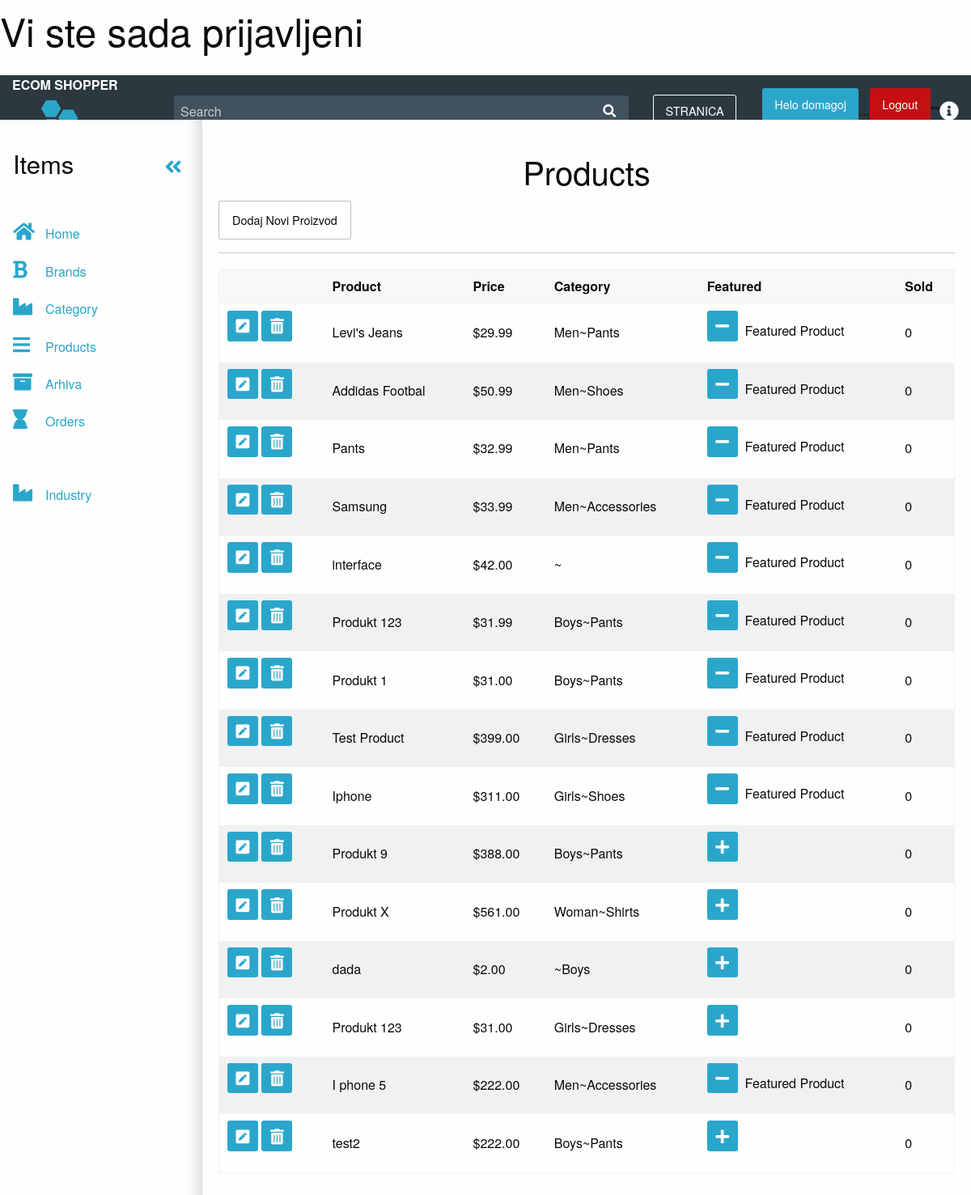
Page /admin/products.php (signed in) on the committed database.
### tables this page shows
CREATE TABLE `korisnik` (
  `id` int(11) NOT NULL,
  `full_name` varchar(255) NOT NULL,
  `email` varchar(175) NOT NULL,
  `password` varchar(255) NOT NULL,
  `datum_prijave` datetime NOT NULL DEFAULT CURRENT_TIMESTAMP,
  `zadnja_prijava` date NOT NULL,
  `permissions` varchar(255) NOT NULL
);

CREATE TABLE `products` (
  `id` int(11) NOT NULL,
  `title` varchar(255) NOT NULL,
  `price` decimal(10,2) NOT NULL,
  `list_price` decimal(10,2) NOT NULL,
  `brand` int(11) NOT NULL,
  `categories` varchar(255) NOT NULL,
  `image` varchar(255) NOT NULL,
  `description` text NOT NULL,
  `featured` tinyint(4) NOT NULL DEFAULT '0',
  `sizes` text NOT NULL,
  `deleted` tinyint(4) NOT NULL DEFAULT '0'
);

CREATE TABLE `categories` (
  `id` int(11) NOT NULL,
  `category` varchar(255) NOT NULL,
  `parent` int(11) NOT NULL
);

### admin/products.php (the view, shortened to what this page needs)
<?php
include_once "../konfiguracija.php";
include 'includes/head.php';
$dbpath='';
if(isset($_GET['add']) || isset($_GET['edit'])){
$brandQuery= $veza->prepare("SELECT * FROM brand ORDER BY brand;");
$brandQuery->execute();
$parentQuery =$veza->prepare("SELECT* FROM categories WHERE parent = 0 ORDER BY category;");
$parentQuery->execute();
$title = ((isset($_POST['title']) && $_POST['title'] !='')?sanitize($_POST['title']):'');
$brand = ((isset($_POST['brand']) && !empty($_POST['brand']))?sanitize($_POST['brand']):'');
$parent = ((isset($_POST['parent']) && !empty($_POST['parent']))?sanitize($_POST['parent']):'');
$category = ((isset($_POST['child']))&& !empty ($_POST['child'])?sanitize($_POST['child']): '');
$price = ((isset($_POST['price']) && $_POST['price'] !='')?sanitize($_POST['price']):'');
$list_price = ((isset($_POST['list_price']) && $_POST['list_price'] !='')?sanitize($_POST['list_price']):'');
$description = ((isset($_POST['description']) && $_POST['description'] !='')?sanitize($_POST['description']):'');
$sizes = ((isset($_POST['sizes']) && $_POST['sizes'] !='')?sanitize($_POST['sizes']):'');
$saved_image = '';
if(isset($_GET['edit'])){
    $edit_id = (int)$_GET['edit'];
    $productResults = $veza->prepare("SELECT * FROM products WHERE id = '$edit_id';");
    $productResults->execute();
      $product=$productResults->fetch(PDO::FETCH_ASSOC);
      if (isset($_GET['delete_image'])){
      $image_url = $_SERVER['DOCUMENT_ROOT'].$product['image']; echo $image_url;
      unlink($image_url);
      $izrazDel= $veza->prepare("UPDATE products SET image = ''WHERE id = '$edit_id';");
      $izrazDel->execute();
      header('Location: products.php?edit='.$edit_id);
      }
      $category = ((isset($_POST['child']) && $_POST['child'] != '')?sanitize($_POST['child']):$product['categories']);
      $title = ((isset($_POST['title']) && $_POST['title'] != '')?sanitize($_POST['title']):$product['title']);
      $brand = ((isset($_POST['brand']) && $_POST['brand'] != '')?sanitize($_POST['brand']):$product['brand']);
      $parentIzraz = $veza->prepare ("SELECT * FROM categories WHERE id = '$category';");
      $parentIzraz->execute();
      $parentResult=$parentIzraz->fetch(PDO::FETCH_ASSOC);
      $parent = ((isset($_POST['parent']) && $_POST['parent'] != '')?sanitize($_POST['parent']):$parentResult['parent']);
      $price = ((isset($_POST['price']) && $_POST['price'] != '')?sanitize($_POST['price']):$product['price']);
      $list_price = ((isset($_POST['list_price']) && $_POST['list_price'] != '')?sanitize($_POST['list_price']):$product['list_price']);
      $description = ((isset($_POST['description']) && $_POST['description'] != '')?sanitize($_POST['description']):$product['description']);
      $sizes = ((isset($_POST['sizes']) && $_POST['sizes'] != '')?sanitize($_POST['sizes']):$product['sizes']);
      $saved_image = (($product['image'] !='')?$product['image']:'');
      $dbpath = $saved_image;
     }
if($_POST){
$price = ((isset($_POST['price']) && $_POST['price'] !='')?sanitize($_POST['price']):'');
$list_price = ((isset($_POST['list_price']) && $_POST['list_price'] !='')?sanitize($_POST['list_price']):'');
$description = ((isset($_POST['description']) && $_POST['description'] !='')?sanitize($_POST['description']):'');
$sizes = ((isset($_POST['sizes']) && $_POST['sizes'] !='')?sanitize($_POST['sizes']):'');
$sizes=rtrim($sizes,',');
$saved_image = '' ;
  $erros= array();
  $required = array('title','brand','price','parent','child');
   foreach($required as $field){
     if($_POST[$field]==''){
       $errors[]= 'All fields With and Astrisk are required.';
       break;
     }
   }
   if(!empty($_FILES)){
    $photo = $_FILES['photo'];
    $name = $photo['name'];
    $nameArray = explode('.',$name);
    $fileName = $nameArray[0];
    $fileExt = $nameArray[1];
    $mime = explode('/',$photo['type']);
    $mimeType = $mime[0];
    $mimeExt = $mime[1];
    $tmpLoc = $photo['tmp_name'];
    $fileSize = $photo['size'];
    $allowed = array ('png','jpg','jpeg','gif');
    $uploadName = md5(microtime()).'.'.$fileExt;
    $uploadPath = BASEURL.'images/products/'.$uploadName;
    $dbpath = '/E-Shop/images/products/'.$uploadName;
        if ($mimeType != 'image') {
          $errors [] ='The file must be an image.' ;
           }
           if (!in_array($fileExt, $allowed)) {
             $errors[] = 'The file extension must be a png,jpg,jpeg, or gif.';
           }
           if($fileSize > 15000000){
             $errors[] = 'The file size must be under 15MB.';
           }
           if ($fileExt != $mimeExt && ($mimeExt == 'jpg' && $fileExt != 'jpg')) {
                $errors [] = 'File extension does not match the file.';
           }
        }
       if (!empty($errors)){
         echo display_errors($errors);
       } else {
           move_uploaded_file($tmpLoc,$uploadPath);
           $insertSql=$veza->prepare("INSERT INTO products (`title`,`price`,`list_price`,`brand`,`categories`,`sizes`,`image`,`description`)
           VALUES ('$title','$price','$list_price','$brand','$category','$sizes','$dbpath','$description');");
           if(isset($_GET['edit'])){
           $insertSql = $veza->prepare("UPDATE products SET title = '$title',price='$price',list_price ='$list_price',
           brand= '$brand',categories='$category',sizes='$sizes',image='$dbpath', description= '$description'
           WHERE id='$edit_id';");
      }
       $insertSql->execute();
       header('Location: products.php');
   }
}
?>
<h2 class ="text-center"><?=((isset($_GET['edit']))?'Edit':'Add A New');?> Product</h2><hr>
<form action ="products.php?<?=((isset($_GET['edit']))?'edit='.$edit_id:'add=1');?>" method="POST" enctype="multipart/form-data" >
  <div class="row">
   <div class="small-6 large-6 columns ">
     <label for="title">Title*:
        <input type="text" name="title" class="former" id="title" placeholder="large-12.columns" value="<?=$title;?>"/>
      </label>
    </div>
    <div class="small-6 large-6 columns">
       <label for="brand">Brand*: </label>
       <select class="form-group" id="brand" name="brand">
            <option value=""<?=(($brand=='')?' selected':'');?>></option>
            <?php  while ($_brand= $brandQuery->fetch(PDO::FETCH_ASSOC)): ?>
          <option value="<?=$_brand['id'];?>"<?=(($brand== $_brand ['id'])?' selected':'');?>><?=$_brand['brand'];?></option>
          <?php endwhile; ?>
       </select>
</div>
    <div class="small-6 large-6 columns ">
      <label for="parent">Parent Category*:
         <select class="form-group" id="parent" name="parent">
         <option value =""<?=(($parent== '')?' selected':'');?>></option>
         <?php while($_parent = $parentQuery->fetch(PDO::FETCH_ASSOC)): ?>
           <option value="<?=$_parent['id'];?>"<?=(($parent == $_parent['id'])?' selected':'');?>><?=$_parent['category'];?></option>
         <?php endwhile; ?>
       </label>
       </select>
     </div>
     <div class="small-6 large-6 columns">
       <label for="child">Child Category:*</label>
   			<select id="child" name="child" class="form-control">
   </select>
     </div>
       <div class="small-6 large-4 columns ">
       <label for="price">Price*: </label>
       <input type="text" id="price" name="price" class="form-control" value="<?=$price;?>">
 </div>
 <div class="small-6 large-4 columns ">
 <label for="list_price">List Price: </label>
 <input type="text" id="list_price" name="list_price" class="form-control" value="<?=$list_price;?>">
</div>
<div class="small-6 large-4 columns ">
  <label>Quantity & Sizes*: </label>
 <button class="button" id="kol">Quantity & Sizes</button>
</div>
<div class="small-6 large-4 columns ">
<label for ="sizes">Sizes & Qty Preview</label>
<input type="text" class="form-control" name="size" id="sizes" value="<?=$sizes;?>"readonly>
</div>
<div class="small-12 large-4 columns ">
  <?php if($saved_image != ''):?>
    <div class="savedimg">
       <img src="<?=$saved_image;?>"alt="saved image"/><br><br>
        <a href="products.php?delete_image=1&edit=<?=$edit_id;?>" class="button label alert">Delete Image</a>
    </div>
<?php else: ?>
   <label for="photo">Product Photo:</label>
 <input type="file" name="photo" id="photo" class="form-control">
<?php endif;?>
</div>
<div class="small-12 large-4 columns">
  <label for ="description">Description:</label>
  <textarea id="description" name="description" class="form-control" rows="6"><?=$description;?></textarea>
</div>
<a href="products.php" class="button">Cancel</a>
<div class="small-6 large-3 columns ">
<input type="submit" value="<?=((isset($_GET['edit']))?'Edit':'Add');?> Product" class="button  " >
</div>
<input type="hidden" name="qtyandsizes" id="qtyandsizes" />
</form>
<div class="reveal" id="sizesModal" data-reveal data-animation-in="fade-in" data-options="closeOnClick:false;closeOnEsc:false;"  data-animation-out="fade-out" >
<label for ="">Sizes & Qty</label>
<div class="row">
  <?php for($i=1;$i<=12;$i++): ?>
       <div class="small-4 medium-4 columns ">
          <label for= "size_<?=$i;?>">Size:</label>
          <input type="text"  id="size_<?=$i;?>" value ="<?=((!empty($sArray[$i-1]))?$sArray[$i-1]:'');?>">
       </div>
        <div class="small-2 medium-2 columns ">
           <label for= "qty_<?=$i;?>">Quantity:</label>
           <input type="number"  id="qty_<?=$i;?>" value ="" min="0">
       </div>
  <?php endfor; ?>
</div>
  <button class="close-button" data-close aria-label="Close reveal" type="button">
    <span aria-hidden="true">&times;</span>
</button>
  <button class="button"  id="saveChangesSizes"> Save Changes
   </button>
</div>
<?php }else{
$format = new NumberFormatter("en_US",NumberFormatter::CURRENCY);
$izraz = $veza->prepare("SELECT * FROM products WHERE deleted = 0;");
$presults= $izraz->execute();
?>
<div class="app-dashboard shrink-medium">
  <div class="row expanded app-dashboard-top-nav-bar">
    <div class="columns medium-2">
      <a class="app-dashboard-logo" data-toggle="app-dashboard-sidebar">ECOM shopper</a>
      <h3 class="site-logo"data-toggle="app-dashboard-sidebar">  <a href="index.php"><img src="<?php echo $putanjaApp;?>logo/sign.png"></a></h3>
    </div>
    <div class="columns show-for-medium">
      <div class="app-dashboard-search-bar-container">
        <input class="app-dashboard-search" type="search" placeholder="Search">
        <i class="app-dashboard-search-icon fa fa-search"></i>
      </div>
    </div>
    <div class="columns shrink app-dashboard-top-bar-actions">
    <a href="../index.php">   <button  class="button hollow">STRANICA</button>
      <a href="#" class="button" >Helo <?=$user_data['first'];?></a> ...
          <a href="logout.php" class="button alert" >Logout</a> ""
      <a href="#" height="30" width="30" alt=""><i class="fa fa-info-circle"></i></a>
    </div>
  </div>
  <div class="app-dashboard-body off-canvas-wrapper">
    <div id="app-dashboard-sidebar" class="app-dashboard-sidebar position-left off-canvas off-canvas-absolute reveal-for-medium" data-off-canvas>
      <div class="app-dashboard-sidebar-title-area">
        <div class="app-dashboard-close-sidebar">
          <h3 class="app-dashboard-sidebar-block-title">Items</h3>
          <button id="close-sidebar" data-app-dashboard-toggle-shrink class="app-dashboard-sidebar-close-button show-for-medium" aria-label="Close menu" type="button">
            <span aria-hidden="true"><a href="#"><i class="large fa fa-angle-double-left"></i></a></span>
          </button>
        </div>
      </div>
      <div class="app-dashboard-sidebar-inner">
        <ul class="menu vertical">
          <li><a href="index.php" class="is-active">
            <i class="large fa fa-home"></i><span class="app-dashboard-sidebar-text">Home</span>
          </a></li>
          <li><a href="brands.php" class="is-active">
            <i class="large fa fa-bold"></i><span class="app-dashboard-sidebar-text">Brands</span>
          </a></li>
          <li><a href="categories.php">
            <i class="large fa fa-industry"></i><span class="app-dashboard-sidebar-text">Category</span>
          </a></li>
          <li><a href="products.php" class="is-active">
            <i class="large fa fa-bars"></i><span class="app-dashboard-sidebar-text">Products</span>
          </a></li>
          <li><a href="archived.php">
            <i class="large fa fa-archive"></i><span class="app-dashboard-sidebar-text">Arhiva</span>
          </a></li>
          <li><a>
            <i class="large fa fa-hourglass"></i><span class="app-dashboard-sidebar-text">Orders</span>
          </a></li>
          <li><a href="#" class="is-active">
          </a></li>
          <li><a>
          </a></li>
          <li><a href="industry.php">
            <i class="large fa fa-industry"></i><span class="app-dashboard-sidebar-text">Industry</span>
          </a></li>
        </ul>
      </div>
    </div>
    <div class="app-dashboard-body-content off-canvas-content" data-off-canvas-content>
      <h2 class="text-center">Products</h2>
      <a href="products.php?add=1" class="button float-left callout clearfix" id="">Dodaj Novi Proizvod</a>
      <hr>
<table class="table">
  <thead>
    <tr>
      <th></th>
      <th>Product</th>
      <th>Price</th>
      <th>Category</th>
      <th>Featured</th>
      <th>Sold</th>
    </tr>
  </thead>
  <tbody>
     <?php   while ($product = $izraz->fetch(PDO::FETCH_ASSOC)):
             $childId = $product['categories'];
              $catSql = $veza->prepare("SELECT * FROM categories WHERE id='$childId';");
              $result= $catSql->execute();
              $child = $catSql->fetch(PDO::FETCH_ASSOC);
              $parentId = $child['parent'];
                $parentSql = $veza->prepare("SELECT * FROM categories WHERE id='$parentId';");
                $parentSql->execute();
                $parent =$parentSql->fetch(PDO::FETCH_ASSOC);
                $category = $parent['category'].'~'.$child['category'];
       ?>
           <tr>
              <td>
                   <a href="products.php?edit=<?=$product['id'];?>" class ="button tiny"><i class="fas fa-pen-square fa-2x"></i></a>
                   <a href="products.php?delete=<?=$product['id'];?>" class ="button tiny"><i class="fas fa-trash-alt fa-2x"></i></a>
              </td>
              <td><?=$product['title'];?></td>
              <td><?php echo $format->format ($product['price']); ?></td>
              <td><?php echo $category;?></td>
              <td><a href="products.php?featured=<?=(($product['featured']== 0)?'1':'0');?>&id=<?=$product['id'];?>"
                class ="button tiny"><i class="fas fa-<?=(($product['featured']==1)?'minus':'plus');?> fa-2x " ></i>
              </a>&nbsp <?=(($product['featured']==1)?'Featured Product': '');?></td>
              <td>0</td>
           </tr>
     <?php endwhile; ?>
  </tbody>
</table>
<?php  }?>

### rows in the picture
korisnik: full_name "domagoj"
products: title "Levi's Jeans", price "$29.99", category "Men~Pants", featured 1 (drawn)
products: title "Addidas Footbal", price "$50.99", category "Men~Shoes", featured 1 (drawn)
products: title "Pants", price "$32.99", category "Men~Pants", featured 1 (drawn)
products: title "Samsung", price "$33.99", category "Men~Accessories", featured 1 (drawn)
products: title "interface", price "$42.00", category "~", featured 1 (drawn)
products: title "Produkt 123", price "$31.99", category "Boys~Pants", featured 1 (drawn)
products: title "Produkt 1", price "$31.00", category "Boys~Pants", featured 1 (drawn)
products: title "Test Product", price "$399.00", category "Girls~Dresses", featured 1 (drawn)
products: title "Iphone", price "$311.00", category "Girls~Shoes", featured 1 (drawn)
products: title "Produkt 9", price "$388.00", category "Boys~Pants", featured 0 (drawn)
products: title "Produkt X", price "$561.00", category "Woman~Shirts", featured 0 (drawn)
products: title "dada", price "$2.00", categories.category "~Boys", featured 0 (drawn)
products: title "Produkt 123", price "$31.00", category "Girls~Dresses", featured 0 (drawn)
products: title "I phone 5", price "$222.00", category "Men~Accessories", featured 1 (drawn)
products: title "test2", price "$222.00", category "Boys~Pants", featured 0 (drawn)

### other values in the picture
$_SESSION['success_launch'] "Vi ste sada prijavljeni"
